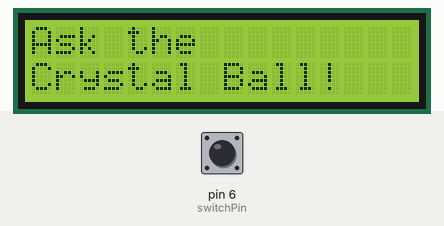
Recording of a sketch running on a simulated Arduino Uno, built with avr-gcc and run on an emulated ATmega328P. Parts: 16×2 character LCD. Inputs (shaded band) come from the test bench; at power-on: pin 6 (switchPin) LOW. Random numbers use the default seed unless the sketch sets one.

Above: at 1.2 s.
1.3 s: pin 6 (switchPin) pulled HIGH for 0.15 s
At 2.5 s:
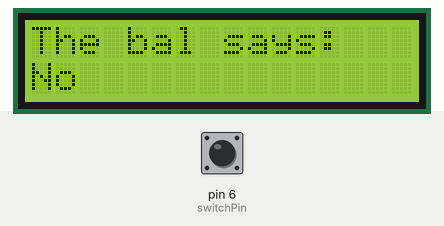
2.9 s: pin 6 (switchPin) pulled HIGH for 1 s
At 5.0 s:
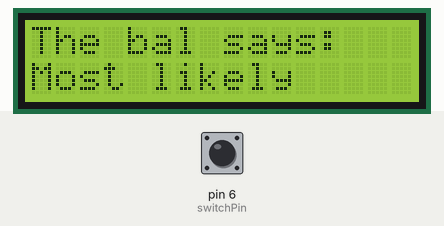
5.4 s: pin 6 (switchPin) pulsed HIGH 5 times (0.12 s each, 0.3 s apart)
At 7.6 s:
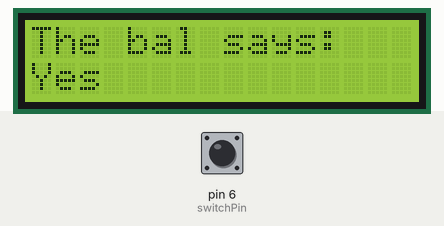
8.4 s: pin 6 (switchPin) pulled HIGH for 0.15 s
At 9.1 s:
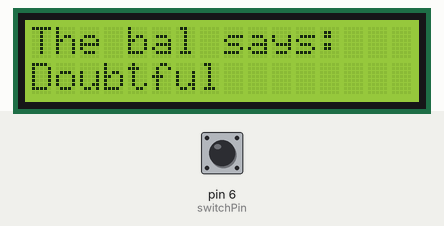
10.0 s: pin 6 (switchPin) pulled HIGH for 3.2 s
At 14.4 s:
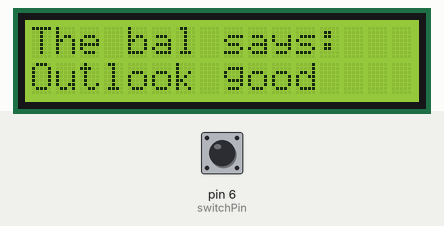
14.7 s: pin 6 (switchPin) pulled HIGH for 0.15 s
At 15.1 s:
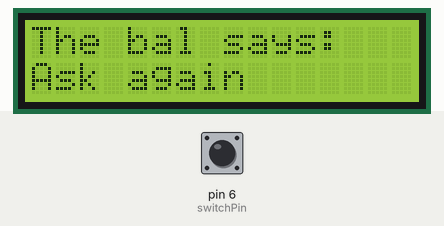
Timing chart, 0 to 17.3 s (numbered marks = the images above; inputs shaded):
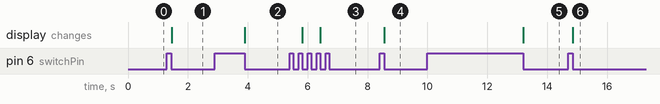

Measured:
- after the input at 1.3 s, the display: changes after 0.15 s (image 1)
- after the input at 2.9 s, the display: changes after 1.0 s (image 2)
- after the input at 5.4 s, the display: first changes after 0.43 s (image 3 shows a later state)
- after the input at 8.4 s, the display: changes after 0.16 s (image 4)
- after the input at 10.0 s, the display: changes after 3.2 s (image 5)
- after the input at 14.7 s, the display: changes after 0.16 s (image 6)

The sketch:

arduino_lcd_monitor_src.ino
```cpp
#include <LiquidCrystal.h>
LiquidCrystal lcd(12, 11, 5, 4, 3, 2);
const int switchPin = 6;
int switchState = 0;
int prevSwitchState = 0;
int reply;
void setup() {
  lcd.begin(16, 2);
  pinMode(switchPin, INPUT);
  lcd.print("Ask the");
  lcd.setCursor(0, 1);
  lcd.print("Crystal Ball!");
}
void loop() {
  switchState = digitalRead(switchPin);
  if (switchState != prevSwitchState) {
    if (switchState == LOW) {
      reply = random(8);
      lcd.clear();
      lcd.setCursor(0, 0);
      lcd.print("The bal says: ");
      lcd.setCursor(0, 1);
      switch(reply){
      case 0:
      lcd.print("Yes");
      break;
      case 1:
      lcd.print("Most likely");
      break;
      case 2:
      lcd.print("Certainly");
      break;
      case 3:
      lcd.print("Outlook good");
      break;
      case 4:
      lcd.print("Unsure");
      break;
      case 5:
      lcd.print("Ask again");
      break;
      case 6:
      lcd.print("Doubtful");
      break;
      case 7:
      lcd.print("No");
      break;
      }
    }
  }
  prevSwitchState = switchState;
}
```
